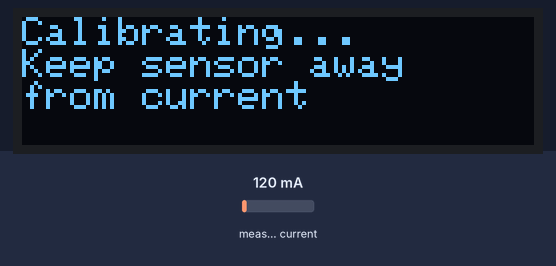
Simulated run of this sketch. Board: Arduino Uno, built with avr-gcc and run on an emulated ATmega328P. Parts: 128×32 one-colour display. Inputs (shaded band) come from the test bench; at power-on: measured current 120 mA. What the sketch prints to the serial monitor is not drawn.

Above: at 2.1 s.
At 9.0 s:
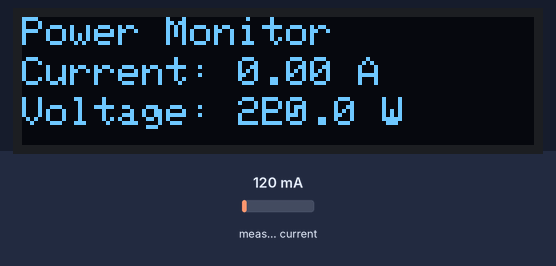
9.1 s: measured current set to 500 mA
At 10.3 s:
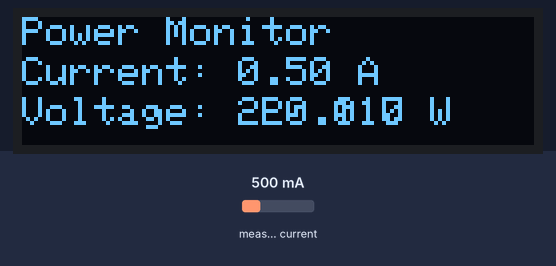
10.6 s: measured current set to 1000 mA
At 12.0 s:
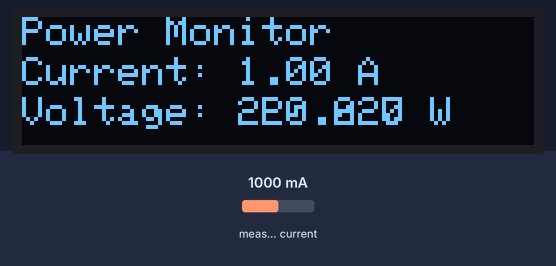
12.8 s: measured current set to 1500 mA
At 14.8 s:
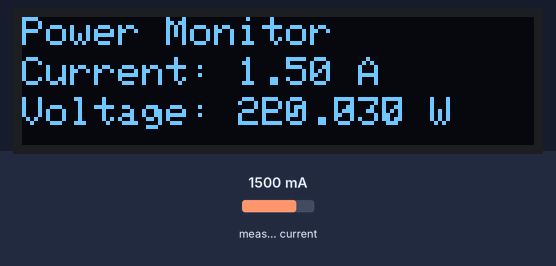
Timing chart, 0 to 16.3 s (numbered marks = the images above; inputs shaded):
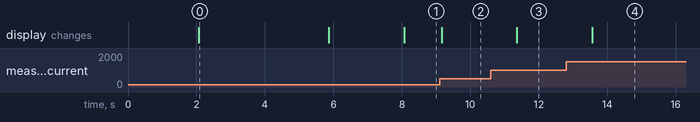

The sketch:

sketch.ino
```cpp
#include <Wire.h>
#include <Adafruit_GFX.h>
#include <Adafruit_SSD1306.h>
#include "EmonLib.h"

#define SCREEN_WIDTH 128
#define SCREEN_HEIGHT 32
#define OLED_RESET    -1
#define SCREEN_ADDRESS 0x3C
Adafruit_SSD1306 display(SCREEN_WIDTH, SCREEN_HEIGHT, &Wire, OLED_RESET);
EnergyMonitor emon1;

#define CURRENT_PIN A0

float current = 0;
float voltage = 220.0;
float power = 0;

#define CURRENT_CAL 111.1
float noise_level = 0.1;

unsigned long lastDisplay = 0;
const int displayInterval = 1000;

void setup() {
  Serial.begin(9600);

  if(!display.begin(SSD1306_SWITCHCAPVCC, SCREEN_ADDRESS)) {
    Serial.println(F("SSD1306 allocation failed"));
    for(;;);
  }

  display.clearDisplay();
  display.setTextSize(1);
  display.setTextColor(SSD1306_WHITE);
  display.setCursor(0,0);
  display.println(F("Current Sensor"));
  display.println(F("Initializing..."));
  display.display();
  delay(2000);

  emon1.current(CURRENT_PIN, CURRENT_CAL);

  calibrateZeroPoint();

  display.clearDisplay();
}

void calibrateZeroPoint() {
  display.clearDisplay();
  display.setTextSize(1);
  display.setTextColor(SSD1306_WHITE);
  display.setCursor(0,0);
  display.println(F("Calibrating..."));
  display.println(F("Keep sensor away"));
  display.println(F("from current"));
  display.display();

  float total = 0;
  int samples = 10;

  for(int i=0; i<samples; i++) {
    total += emon1.calcIrms(1480);
    delay(200);
  }

  noise_level = total / samples + 0.05;

  Serial.print("Noise level calibrated to: ");
  Serial.println(noise_level);

  display.clearDisplay();
  display.setCursor(0,0);
  display.println(F("Calibration done!"));
  display.print(F("Noise level: "));
  display.println(noise_level);
  display.display();
  delay(2000);
}

void loop() {
  current = emon1.calcIrms(1480);

  if (current < noise_level) {
    current = 0;
  }

  power = current * voltage;

  Serial.print("Current: ");
  Serial.print(current);
  Serial.print(" A, Voltage: ");
  Serial.print(voltage);
  Serial.print(" V, Power: ");
  Serial.print(power);
  Serial.println(" W");

  if (millis() - lastDisplay >= displayInterval) {
    lastDisplay = millis();
    updateDisplay();
  }
}

void updateDisplay() {
  display.clearDisplay();

  display.setTextSize(1);
  display.setTextColor(SSD1306_WHITE);
  display.setCursor(0,0);
  display.println(F("Power Monitor"));

  display.setCursor(0,10);
  display.print(F("Current: "));
  if (current == 0) {
    display.println(F("0.00 A"));
  } else {
    display.print(current, 2);
    display.println(F(" A"));
  }

  display.setCursor(0,20);
  display.print(F("Voltage: "));
  display.print(voltage, 1);
  display.println(F(" V"));

  display.setCursor(60,20);
  display.print(F("P: "));
  if (power < 1) {
    display.println(F("0 W"));
  } else {
    display.print(power, 0);
    display.println(F(" W"));
  }

  display.display();
}
```

Measured:
- after the input at 9.1 s, the display: changes after 0.06 s (image 2)
- after the input at 10.6 s, the display: changes after 0.76 s (image 3)
- after the input at 12.8 s, the display: changes after 0.76 s (image 4)
- what the display in image 0 shows lasts 3.8 s, from 2.1 s to 5.9 s
